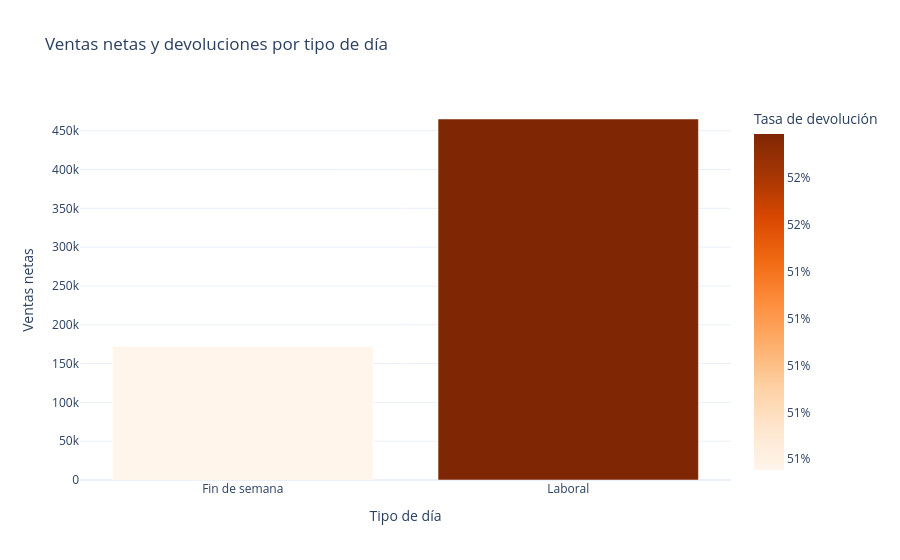

The cell this chart's notebook holds for it:
### Code cell
# ¿El comportamiento comercial cambia entre días laborales y fines de semana?

day_type_summary = (
    sales.groupby("DayType")
    .agg(
        orders=("OrderID", "size"),
        gross_sales=("TotalAmount", "sum"),
        net_sales=("NetAmount", "sum"),
        return_rate=("IsReturned", "mean"),
    )
    .reset_index()
)
day_type_summary.to_csv(SUBMISSION_DIR / "day_type_summary.csv", index=False)
fig = px.bar(
    day_type_summary,
    x="DayType",
    y="net_sales",
    color="return_rate",
    color_continuous_scale="Oranges",
    hover_data=["orders", "gross_sales"],
    title="Ventas netas y devoluciones por tipo de día",
    labels={
        "DayType": "Tipo de día",
        "net_sales": "Ventas netas",
        "return_rate": "Tasa de devolución",
    },
)
fig.update_coloraxes(colorbar_tickformat=".0%")
fig.update_layout(template="plotly_white")
fig.show()

### Figure 1 — Plotly figure (JSON) as saved in the notebook; plotly's stock layout.template omitted (floating-point values rounded to 4 significant figures)
{"data": [{"alignmentgroup": "True", "customdata": [[271, 343700.0], [729, 937100.0]], "hovertemplate": "Tipo de día=%{x}<br>Ventas netas=%{y}<br>orders=%{customdata[0]}<br>gross_sales=%{customdata[1]}<br>Tasa de devolución=%{marker.color}<extra></extra>", "legendgroup": "", "marker": {"color": [0.5055, 0.5199], "coloraxis": "coloraxis", "pattern": {"shape": ""}}, "name": "", "offsetgroup": "", "orientation": "v", "showlegend": false, "textposition": "auto", "type": "bar", "x": ["Fin de semana", "Laboral"], "xaxis": "x", "y": [171900.0, 465100.0], "yaxis": "y"}], "layout": {"barmode": "relative", "coloraxis": {"colorbar": {"tickformat": ".0%", "title": {"text": "Tasa de devolución"}}, "colorscale": [[0, "rgb(255,245,235)"], [0.125, "rgb(254,230,206)"], [0.25, "rgb(253,208,162)"], [0.375, "rgb(253,174,107)"], [0.5, "rgb(253,141,60)"], [0.625, "rgb(241,105,19)"], [0.75, "rgb(217,72,1)"], [0.875, "rgb(166,54,3)"], [1, "rgb(127,39,4)"]]}, "legend": {"tracegroupgap": 0}, "title": {"text": "Ventas netas y devoluciones por tipo de día"}, "xaxis": {"anchor": "y", "domain": [0, 1], "title": {"text": "Tipo de día"}}, "yaxis": {"anchor": "x", "domain": [0, 1], "title": {"text": "Ventas netas"}}}}
